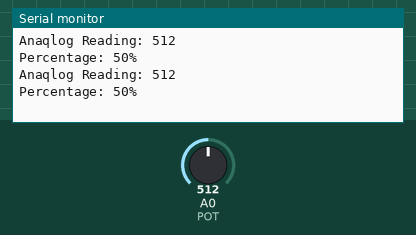
Recording of a sketch running on a simulated Arduino Uno, built with avr-gcc and run on an emulated ATmega328P. Parts: the last lines printed to the serial monitor. The test bench sets the inputs (shaded band); at power-on: A0 (POT) = 512.

Above: at 1.8 s.
1.9 s: A0 (POT) set to 716
At 2.8 s:
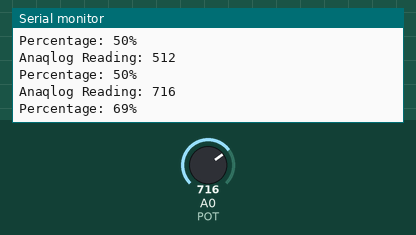
3.4 s: A0 (POT) set to 900
At 4.5 s:
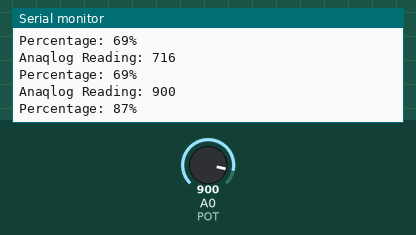
Timing chart, 0 to 6.4 s (numbered marks = the images above; inputs shaded):
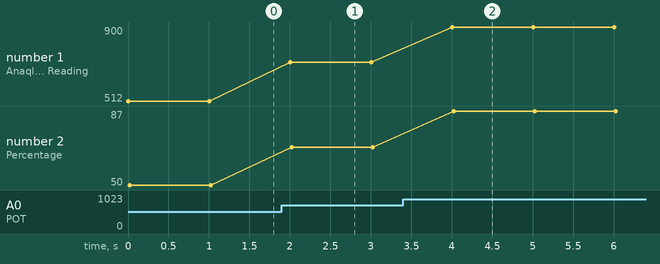

The sketch:

7-1-potentiometer_serial_print_test.ino
```cpp
const int POT = 0;  // Analog pin 0
int potVal = 0;
int potPercentage = 0;

void setup() {
  // put your setup code here, to run once:
  Serial.begin(9600);
}

void printLine() {
  Serial.println();
}

template<typename T, typename... Types>
void printLine(T first, Types... other) {
  Serial.print(first);
  printLine(other...);
}

void loop() {
  // put your main code here, to run repeatedly:
  potVal = analogRead(POT);
  potPercentage = map(potVal, 0, 1023, 0, 100);  // Convert to percentage

  printLine("Anaqlog Reading: ", potVal);
  printLine("Percentage: ", potPercentage, "%");
  delay(1000);
}
```

Measured:
- after the input at 1.9 s, the serial monitor: prints a new line after 0.10 s (image 1)
- after the input at 3.4 s, the serial monitor: prints a new line after 0.60 s (image 2)
- plotted number 1: 512 → 716 after the input at 1.9 s, 716 → 900 after the input at 3.4 s
- plotted number 2: 50 → 69 after the input at 1.9 s, 69 → 87 after the input at 3.4 s
